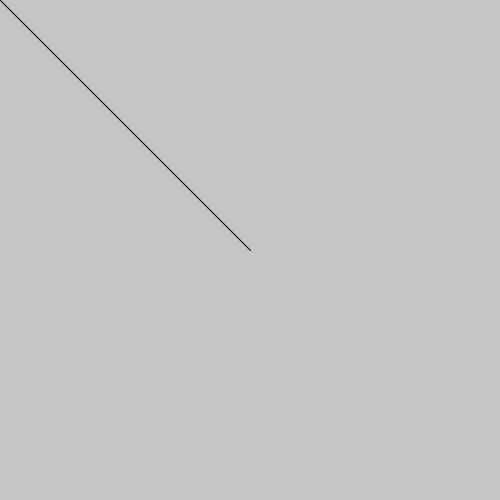
Frame 1 (no input)
Frame 60 (the mouse pressed at the canvas centre just before this capture): identical to frame 1, image omitted
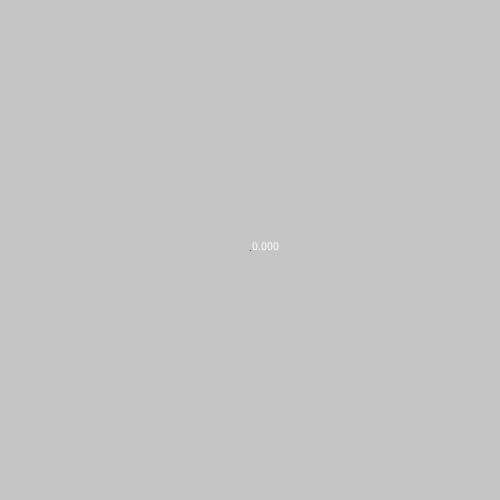
Frame 120 (the mouse held since frame 60 and released just before this capture)

The Processing sketch that drew these frames (run headless with seeded random() and noise(); from frame 60 on, the mouse is pressed at the canvas centre):

// Processing sketch: exercicio_14
// ── exercicio_14.pde
float dist2D(float Px, float Py, float Qx, float Qy) {
  float resposta;
  resposta = sqrt(pow(abs(Px - Qx), 2)+pow(abs(Py - Qy), 2));
  return resposta;
}

void distCursor() {
  background(#c5c5c5);
  float dist2D = dist2D(width/2, height/2, mouseX, mouseY); 
  println(dist2D); //Ordem de envio dos parametros(Px, Py, Qx, Qy)
  line(width/2, height/2, mouseX, mouseY);
  text(dist2D, mouseX, mouseY);
}

void setup() {
  size(500, 500);
  textSize(12);
}

void draw() {
  distCursor();
}
